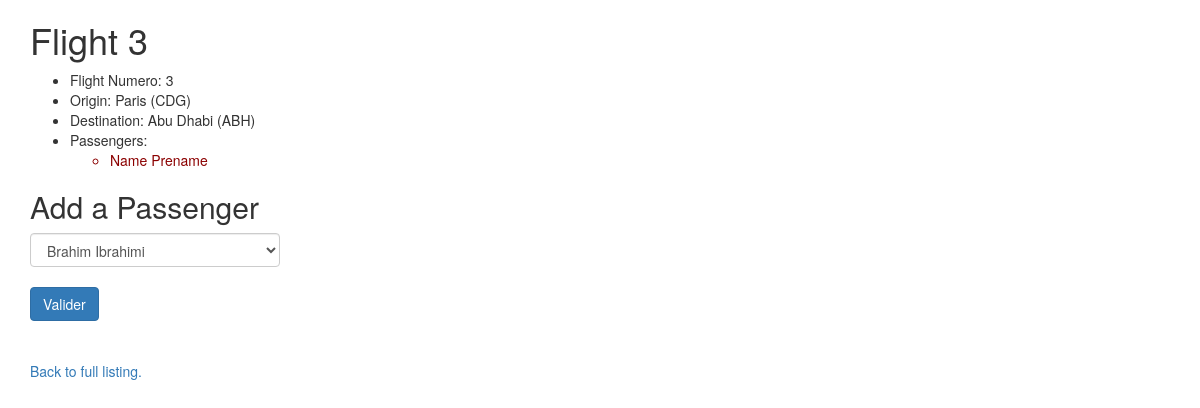
Page /3 on the committed database.
### flights/models.py (models this page shows, shortened)
class Flight(models.Model):
    origin = models.ForeignKey(Airport, on_delete=models.CASCADE, related_name="departures")
    destination = models.ForeignKey(Airport, on_delete=models.CASCADE, related_name="arrivals")
    duration = models.IntegerField()

class Airport(models.Model):
    code = models.CharField(max_length=3)
    city = models.CharField(max_length=64)
    def __str__(self):
        return f"{self.city} ({self.code})"

class Passenger(models.Model):
    first = models.CharField(max_length=64)
    last = models.CharField(max_length=64)
    flights = models.ManyToManyField(Flight, blank=True, related_name="passengers")
    def __str__(self):
        return f"{self.first} {self.last}"

### flights/views.py (the view)
# urls.py: path("<int:flight_id>", views.flight, name="flight"),
def flight(request, flight_id):
    try:
        flight = Flight.objects.get(pk=flight_id)
    except Flight.DoesNotExist:
        raise Http404("Flight does not exist")
    context = {
        "flight": flight,
        "passengers": flight.passengers.all(),
        "non_passengers": Passenger.objects.exclude(flights=flight).all()
    }
    return render(request, "flights/flight.html", context)

### flights/templates/flights/flight.html (shortened to what this page needs)
{% extends "flights/base.html" %}
{% block body %}
    <div class="container">
    <h1>Flight {{ flight.id }}</h1>
    <ul>
        <li>Flight Numero: {{ flight.id }}</li>
        <li>Origin: {{ flight.origin }}</li>
        <li>Destination:  {{ flight.destination }}</li>
        <li>
            Passengers:
            <ul>
                {% for passenger in passengers %}
                    <li style="color: darkred;">{{ passenger }}</li>
                {% empty %}
                    <li>No passengers</li>
                {% endfor %}
            </ul>
        </li>
    </ul>
    {% if non_passengers %}
        <h2>Add a Passenger</h2>
        <form action="{% url 'book' flight.id %}" method="post">
            <select class="form-control" style="width: 250px" name="passenger">
                {% for passenger in non_passengers %}
                    <option value="{{ passenger.id }}">{{ passenger }}</option>
                {% endfor %}
            </select>
        <br>
            <input class="btn btn-primary" type="submit" value="Valider " />
        </form>
    {% else %}
        <div>No passengers to add.</div>
    {% endif %}
    <br><br>
    <a href="{% url 'index' %}">Back to full listing.</a>
    </div>
{% endblock %}

### flights/static/flights/styles.css (style rules this page uses)
body { font-family: sans-serif; }

### rows in the picture
Flight: id "3", origin "Paris (CDG)", destination "Abu Dhabi (ABH)"
Passenger: first+last "Name Prename"

### other values in the picture
form field passenger "Brahim Ibrahimi"
